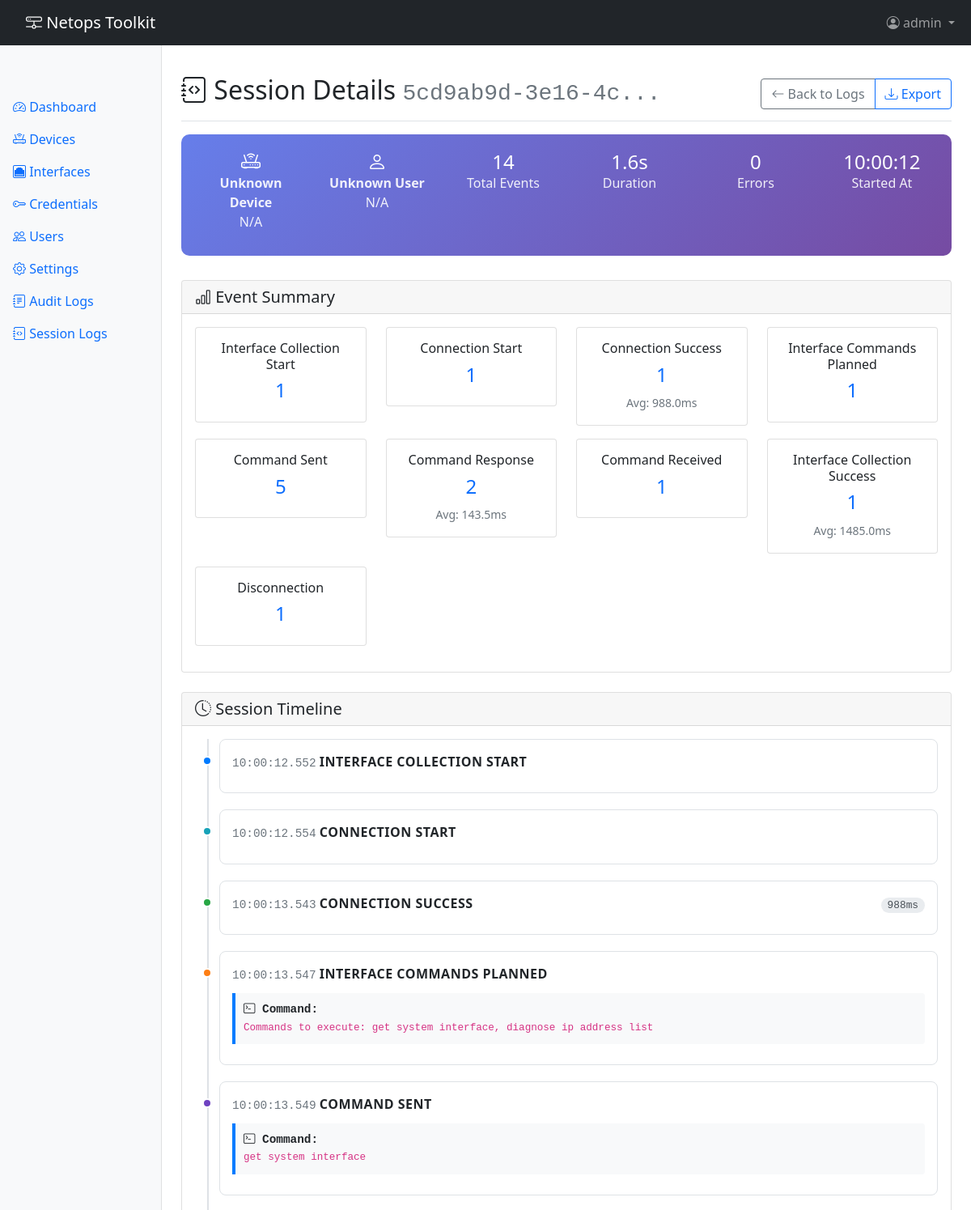
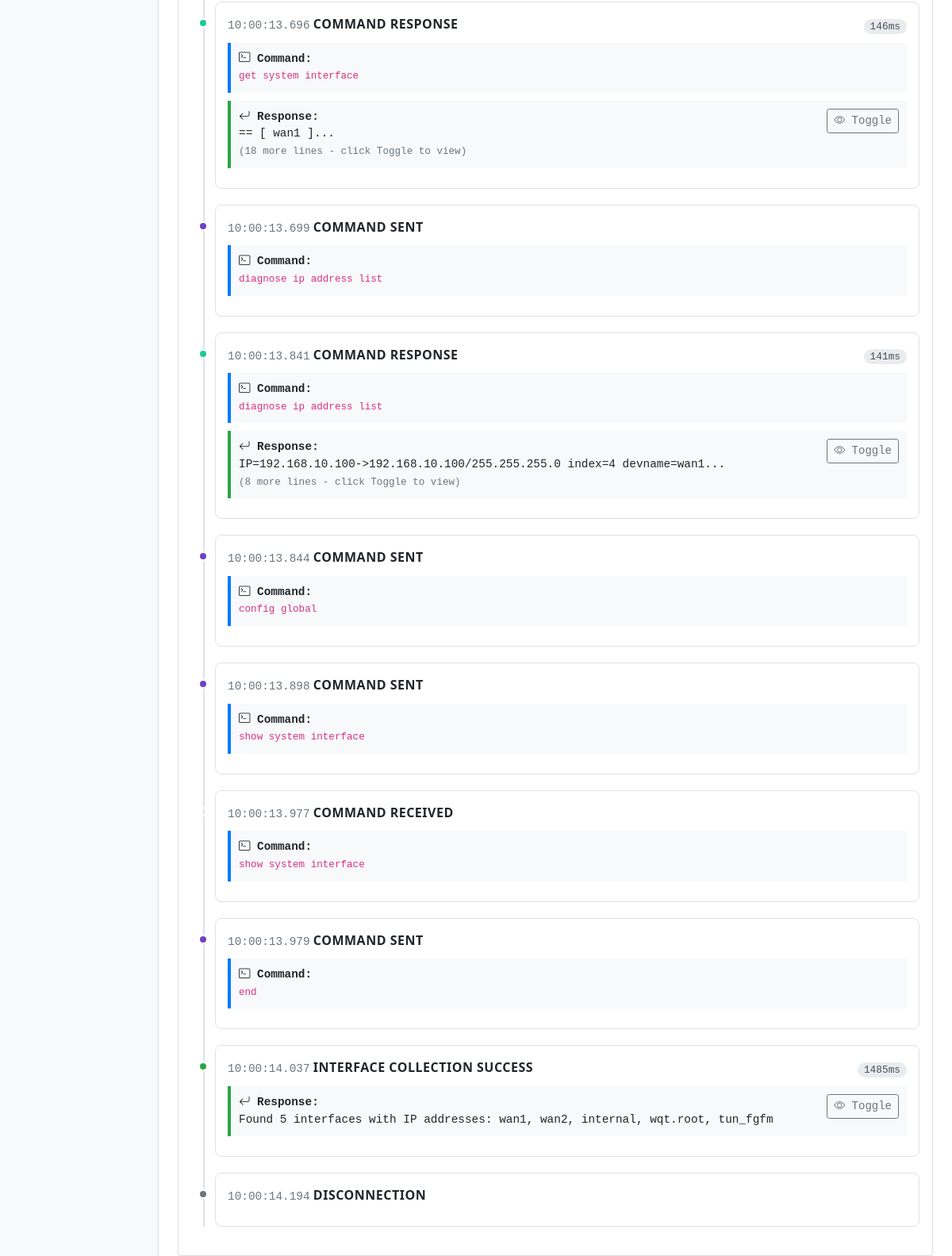
Page /session-logs/session/5cd9ab9d-3e16-4cc2-98d2-4175306a8396 (signed in) on the committed database (2 pictures, top to bottom).
### app/models.py (models this page shows, shortened)
class User(UserMixin, db.Model):
    __tablename__ = 'users'
    id = db.Column(db.Integer, primary_key=True)
    username = db.Column(db.String(80), unique=True, nullable=False)
    email = db.Column(db.String(120), unique=True, nullable=True)
    password_hash = db.Column(db.String(255), nullable=True)  # Null for TACACS users
    auth_type = db.Column(db.String(20), nullable=False, default='local')  # 'local' or 'tacacs'
    is_active = db.Column(db.Boolean, default=True)
    is_admin = db.Column(db.Boolean, default=False)
    created_at = db.Column(db.DateTime, default=datetime.utcnow)
    last_login = db.Column(db.DateTime)
    audit_logs = db.relationship('AuditLog', backref='user', lazy='dynamic')

class SessionLog(db.Model):
    __tablename__ = 'session_logs'
    id = db.Column(db.Integer, primary_key=True)
    session_id = db.Column(db.String(36), nullable=False)  # UUID for grouping session events
    device_id = db.Column(db.Integer, db.ForeignKey('devices.id'))
    user_id = db.Column(db.Integer, db.ForeignKey('users.id'))
    event_type = db.Column(db.String(50), nullable=False)  # connection_start, connection_success, connection_failed, command_sent, command_response, disconnection
    command = db.Column(db.Text)  # Command sent (for command_sent events)
    response = db.Column(db.Text)  # Response received (for command_response events)
    error_message = db.Column(db.Text)  # Error details (for failed events)
    duration_ms = db.Column(db.Integer)  # Duration in milliseconds (for timed events)
    timestamp = db.Column(db.DateTime, default=datetime.utcnow, nullable=False)
    device = db.relationship('Device', backref='session_logs')
    user = db.relationship('User', backref='session_logs')

### app/routes/session_logs_routes.py (the view)
@session_logs_bp.route('/session/<session_id>')
@login_required
def view_session(session_id):
    logs = SessionLog.query.filter_by(session_id=session_id).order_by(SessionLog.timestamp).all()
    if not logs:
        flash(f'No logs found for session ID: {session_id}', 'warning')
        return redirect(url_for('session_logs.index'))
    first_log = logs[0]
    device = first_log.device
    user = first_log.user
    if len(logs) > 1:
        session_duration = (logs[-1].timestamp - logs[0].timestamp).total_seconds() * 1000
    else:
        session_duration = 0
    summary = {}
    for log in logs:
        if log.event_type not in summary:
            summary[log.event_type] = {'count': 0, 'total_duration': 0, 'errors': 0}
        summary[log.event_type]['count'] += 1
        if log.duration_ms:
            summary[log.event_type]['total_duration'] += log.duration_ms
        if log.error_message:
            summary[log.event_type]['errors'] += 1
    return render_template('session_logs/session_detail.html',
                         logs=logs,
                         session_id=session_id,
                         device=device,
                         user=user,
                         session_duration=session_duration,
                         summary=summary)

### app/templates/session_logs/session_detail.html (shortened to what this page needs)
{% extends "base.html" %}
{% block content %}
<div class="d-flex justify-content-between flex-wrap flex-md-nowrap align-items-center pt-3 pb-2 mb-3 border-bottom">
    <h1 class="h2">
        <i class="bi bi-journal-code"></i> Session Details
        <code class="text-muted">{{ session_id[:16] }}...</code>
    </h1>
    <div class="btn-group">
        <a href="{{ url_for('session_logs.index') }}" class="btn btn-outline-secondary">
            <i class="bi bi-arrow-left"></i> Back to Logs
        </a>
        <button type="button" class="btn btn-outline-primary" onclick="exportSession()">
            <i class="bi bi-download"></i> Export
        </button>
    </div>
</div>
<div class="session-summary">
    <div class="row">
        <div class="col-md-2">
            <div class="summary-stat">
                <h3><i class="bi bi-router"></i></h3>
                <p><strong>{{ device.hostname if device else 'Unknown Device' }}</strong></p>
                <p>{{ device.ip_address if device else 'N/A' }}</p>
            </div>
        </div>
        <div class="col-md-2">
            <div class="summary-stat">
                <h3><i class="bi bi-person"></i></h3>
                <p><strong>{{ user.username if user else 'Unknown User' }}</strong></p>
                <p>{{ user.email if user and user.email else 'N/A' }}</p>
            </div>
        </div>
        <div class="col-md-2">
            <div class="summary-stat">
                <h3>{{ logs|length }}</h3>
                <p>Total Events</p>
            </div>
        </div>
        <div class="col-md-2">
            <div class="summary-stat">
                <h3>{{ "%.1f"|format(session_duration/1000) }}s</h3>
                <p>Duration</p>
            </div>
        </div>
        <div class="col-md-2">
            <div class="summary-stat">
                <h3>{{ summary.get('connection_failed', {}).get('count', 0) + summary.get('command_failed', {}).get('count', 0) + summary.get('interface_collection_failed', {}).get('count', 0) }}</h3>
                <p>Errors</p>
            </div>
        </div>
        <div class="col-md-2">
            <div class="summary-stat">
                <h3>{{ logs[0].timestamp.strftime('%H:%M:%S') }}</h3>
                <p>Started At</p>
            </div>
        </div>
    </div>
</div>
<div class="card mb-4">
    <div class="card-header">
        <h5 class="mb-0"><i class="bi bi-bar-chart"></i> Event Summary</h5>
    </div>
    <div class="card-body">
        <div class="row">
            {% for event_type, stats in summary.items() %}
            <div class="col-md-3 mb-3">
                <div class="card">
                    <div class="card-body text-center">
                        <h6 class="card-title">{{ event_type.replace('_', ' ').title() }}</h6>
                        <h4 class="text-primary">{{ stats.count }}</h4>
                        {% if stats.total_duration > 0 %}
                        <small class="text-muted">Avg: {{ "%.1f"|format(stats.total_duration / stats.count) }}ms</small>
                        {% endif %}
                    </div>
                </div>
            </div>
            {% endfor %}
        </div>
    </div>
</div>
<div class="card">
    <div class="card-header">
        <h5 class="mb-0"><i class="bi bi-clock-history"></i> Session Timeline</h5>
    </div>
    <div class="card-body">
        <div class="log-timeline">
            {% for log in logs %}
            <div class="log-entry event-{{ log.event_type }}">
                <div class="d-flex justify-content-between align-items-center">
                    <div>
                        <span class="log-timestamp">{{ log.timestamp.strftime('%H:%M:%S.%f')[:-3] }}</span>
                        <span class="log-event-type event-{{ log.event_type }}">
                            {{ log.event_type.replace('_', ' ').title() }}
                        </span>
                    </div>
                    <div>
                        {% if log.duration_ms %}
                        <span class="duration-badge">{{ log.duration_ms }}ms</span>
                        {% endif %}
                    </div>
                </div>
                <div class="log-content">
                    {% if log.command %}
                    <div class="command-block">
                        <strong><i class="bi bi-terminal"></i> Command:</strong><br>
                        <code>{{ log.command }}</code>
                    </div>
                    {% endif %}
                    {% if log.response %}
                    <div class="response-block">
                        <strong><i class="bi bi-arrow-return-left"></i> Response:</strong>
                        <button class="btn btn-sm btn-outline-secondary float-end" onclick="toggleResponse(this)">
                            <i class="bi bi-eye"></i> Toggle
                        </button>
                        <div class="response-preview">
                            {% set lines = log.response.split('\n') %}
                            {{ lines[0][:100] }}{% if log.response|length > 100 %}...{% endif %}
                            {% if lines|length > 1 %}
                            <br><small class="text-muted">({{ lines|length - 1 }} more lines - click Toggle to view)</small>
                            {% endif %}
                        </div>
                    </div>
                    {% endif %}
                </div>
            </div>
            {% endfor %}
        </div>
    </div>
</div>
{% endblock %}

### app/templates/base.html (shortened to what this page needs)
<!DOCTYPE html>
<html lang="en">
<head>
    <link href="https://cdn.jsdelivr.net/npm/bootstrap@5.1.3/dist/css/bootstrap.min.css" rel="stylesheet">
    <link href="https://cdn.jsdelivr.net/npm/bootstrap-icons@1.7.2/font/bootstrap-icons.css" rel="stylesheet">
</head>
<body>
    <nav class="navbar navbar-expand-lg navbar-dark bg-dark fixed-top">
        <div class="container-fluid">
            <a class="navbar-brand" href="{{ url_for('main.index') }}">
                <i class="bi bi-hdd-network"></i> Netops Toolkit
            </a>
            <div class="collapse navbar-collapse" id="navbarNav">
                <ul class="navbar-nav ms-auto">
                    {% if current_user.is_authenticated %}
                    <li class="nav-item dropdown">
                        <a class="nav-link dropdown-toggle" href="#" id="userDropdown" role="button" data-bs-toggle="dropdown">
                            <i class="bi bi-person-circle"></i> {{ current_user.username }}
                        </a>
                    </li>
                    {% endif %}
                </ul>
            </div>
        </div>
    </nav>
    <div class="container-fluid">
        <div class="row">
            {% if current_user.is_authenticated %}
            <nav class="col-md-2 d-md-block bg-light sidebar">
                <div class="sidebar-sticky">
                    <ul class="nav flex-column">
                        <li class="nav-item">
                            <a class="nav-link {% if request.endpoint == 'main.dashboard' %}active{% endif %}" href="{{ url_for('main.dashboard') }}">
                                <i class="bi bi-speedometer2"></i> Dashboard
                            </a>
                        </li>
                        <li class="nav-item">
                            <a class="nav-link {% if 'devices' in request.endpoint %}active{% endif %}" href="{{ url_for('devices.list_devices') }}">
                                <i class="bi bi-router"></i> Devices
                            </a>
                        </li>
                        <li class="nav-item">
                            <a class="nav-link {% if 'interfaces' in request.endpoint %}active{% endif %}" href="{{ url_for('interfaces.list_interfaces') }}">
                                <i class="bi bi-ethernet"></i> Interfaces
                            </a>
                        </li>
                        <li class="nav-item">
                            <a class="nav-link {% if 'credentials' in request.endpoint %}active{% endif %}" href="{{ url_for('credentials.list_credentials') }}">
                                <i class="bi bi-key"></i> Credentials
                            </a>
                        </li>
                        {% if current_user.is_admin %}
                        <li class="nav-item">
                            <a class="nav-link {% if 'users' in request.endpoint %}active{% endif %}" href="{{ url_for('auth.users') }}">
                                <i class="bi bi-people"></i> Users
                            </a>
                        </li>
                        <li class="nav-item">
                            <a class="nav-link {% if 'settings' in request.endpoint %}active{% endif %}" href="{{ url_for('settings.index') }}">
                                <i class="bi bi-gear"></i> Settings
                            </a>
                        </li>
                        <li class="nav-item">
                            <a class="nav-link {% if 'audit' in request.endpoint %}active{% endif %}" href="{{ url_for('settings.audit_logs') }}">
                                <i class="bi bi-journal-text"></i> Audit Logs
                            </a>
                        </li>
                        <li class="nav-item">
                            <a class="nav-link {% if 'session_logs' in request.endpoint %}active{% endif %}" href="{{ url_for('session_logs.index') }}">
                                <i class="bi bi-journal-code"></i> Session Logs
                            </a>
                        </li>
                        {% endif %}
                    </ul>
                </div>
            </nav>
            {% endif %}
            <main class="{% if current_user.is_authenticated %}col-md-9 ms-sm-auto col-lg-10 px-md-4{% else %}col-12{% endif %}">
                {% block content %}{% endblock %}
            </main>
        </div>
    </div>
</body>
</html>

### app/templates/base.html (style rules this page uses)
body { padding-top: 56px; }
.sidebar { position: fixed; top: 56px; bottom: 0; left: 0; z-index: 100; padding: 48px 0 0; box-shadow: inset -1px 0 0 rgba(0, 0, 0, .1); }
.sidebar-sticky { position: sticky; top: 0; height: calc(100vh - 56px); padding-top: .5rem; overflow-x: hidden; overflow-y: auto; }
main { padding-top: 20px; }
.navbar-brand { padding-left: 20px; }

### app/templates/session_logs/session_detail.html (style rules this page uses)
.log-timeline { position: relative; padding-left: 30px; }
.log-timeline::before { content: ''; position: absolute; left: 15px; top: 0; bottom: 0; width: 2px; background: #dee2e6; }
.log-entry { position: relative; margin-bottom: 20px; background: white; border: 1px solid #dee2e6; border-radius: 8px; padding: 15px; }
.log-entry::before { content: ''; position: absolute; left: -22px; top: 20px; width: 12px; height: 12px; border-radius: 50%; border: 2px solid white; }
.event-connection_start::before { background: #17a2b8; }
.event-connection_success::before { background: #28a745; }
.event-command_sent::before { background: #6f42c1; }
.event-command_response::before { background: #20c997; }
.event-interface_collection_start::before { background: #007bff; }
.event-interface_collection_success::before { background: #28a745; }
.event-disconnection::before { background: #6c757d; }
.event-interface_commands_planned::before { background: #fd7e14; }
.log-timestamp { font-family: 'Courier New', monospace; font-size: 0.9em; color: #6c757d; }
.log-event-type { font-weight: bold; text-transform: uppercase; letter-spacing: 0.5px; }
.log-content { margin-top: 10px; }
.command-block, .response-block, .error-block { background: #f8f9fa; border-left: 4px solid #007bff; padding: 10px; margin: 10px 0; border-radius: 0 4px 4px 0; font-family: 'Courier New', monospace; font-size: 0.9em; }
.response-block { border-left-color: #28a745; max-height: 200px; overflow-y: auto; }
.duration-badge { background: #e9ecef; color: #495057; padding: 2px 8px; border-radius: 12px; font-size: 0.8em; font-family: 'Courier New', monospace; }
.session-summary { background: linear-gradient(135deg, #667eea 0%, #764ba2 100%); color: white; border-radius: 10px; padding: 20px; margin-bottom: 30px; }
.summary-stat { text-align: center; margin-bottom: 10px; }
.summary-stat h3 { margin: 0; font-size: 1.5em; }
.summary-stat p { margin: 0; opacity: 0.9; }

### rows in the picture
User: username "admin"
SessionLog: timestamp "10:00:12", replace "Interface Collection Start", count "1", timestamp "10:00:12.552", event_type.replace "INTERFACE COLLECTION START"
SessionLog: replace "Connection Start", count "1", timestamp "10:00:12.554", event_type.replace "CONNECTION START"
SessionLog: replace "Connection Success", count "1", total_duration "988.0", timestamp "10:00:13.543", event_type.replace "CONNECTION SUCCESS", duration_ms "988"
SessionLog: replace "Interface Commands Planned", count "1", timestamp "10:00:13.547", event_type.replace "INTERFACE COMMANDS PLANNED", command "Commands to execute: get system interface, diagnose ip address list"
SessionLog: replace "Command Sent", count "5", timestamp "10:00:13.549", event_type.replace "COMMAND SENT", command "get system interface"
SessionLog: replace "Command Response", count "2", total_duration "143.5", timestamp "10:00:13.696", event_type.replace "COMMAND RESPONSE", duration_ms "146", command "get system interface", lines "== [ wan1 ]", lines "18"
SessionLog: replace "Command Received", count "1", timestamp "10:00:13.977", event_type.replace "COMMAND RECEIVED", command "show system interface"
SessionLog: replace "Interface Collection Success", count "1", total_duration "1485.0", timestamp "10:00:14.037", event_type.replace "INTERFACE COLLECTION SUCCESS", duration_ms "1485", response "Found 5 interfaces with IP addresses: wan1, wan2, internal, wqt.root, tun_fgfm"
SessionLog: replace "Disconnection", count "1", timestamp "10:00:14.194", event_type.replace "DISCONNECTION"
SessionLog: timestamp "10:00:13.699", event_type.replace "COMMAND SENT", command "diagnose ip address list"
SessionLog: timestamp "10:00:13.841", event_type.replace "COMMAND RESPONSE", duration_ms "141", command "diagnose ip address list", lines "IP=192.168.10.100->192.168.10.100/255.255.255.0 index=4 devname=wan1", lines "8"
SessionLog: timestamp "10:00:13.844", event_type.replace "COMMAND SENT", command "config global"
SessionLog: timestamp "10:00:13.898", event_type.replace "COMMAND SENT", command "show system interface"
SessionLog: timestamp "10:00:13.979", event_type.replace "COMMAND SENT", command "end"

### other values in the picture
{{ session_id[:16] }} "5cd9ab9d-3e16-4c"
{{ device.hostname if device else 'Unknown Device' }} "Unknown Device"
{{ device.ip_address if device else 'N/A' }} "N/A"
{{ user.username if user else 'Unknown User' }} "Unknown User"
{{ user.email if user and user.email else 'N/A' }} "N/A"
{{ logs|length }} "14"
{{ "%.1f"|format(session_duration/1000) }} "1.6"
